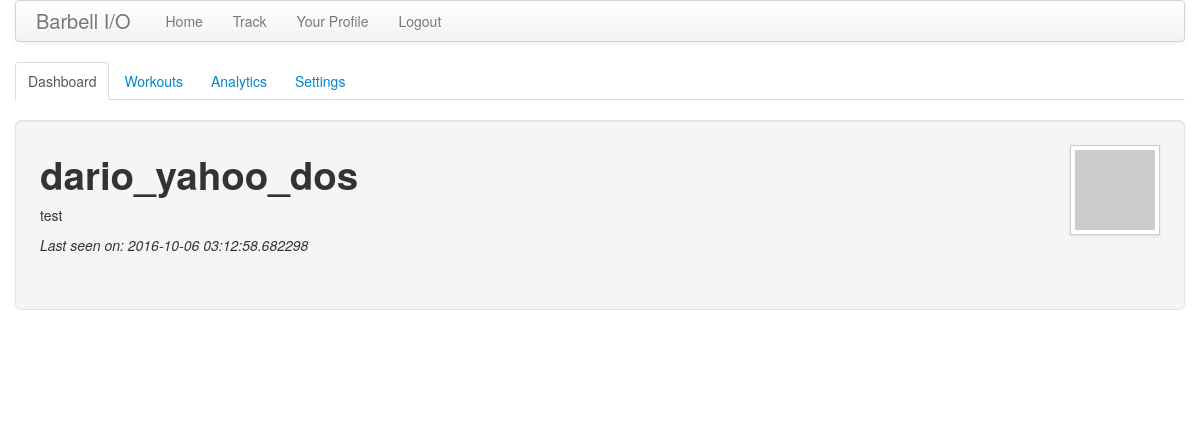
The app's page /user/dario_yahoo_dos/home (signed in), older data.
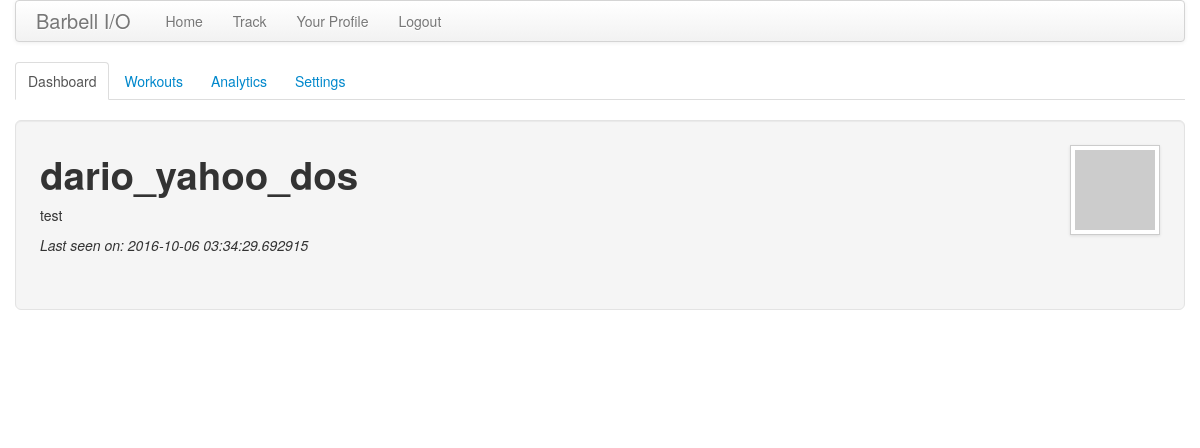
The same page, newer data.
### app/models.py (models this page shows, shortened)
class User(db.Model):
    id = db.Column(db.Integer, primary_key=True)
    uid = db.Column(db.String, unique=True)
    username = db.Column(db.String(64), index=True, unique=True)
    email = db.Column(db.String(120), index=True, unique=True)
    about_me = db.Column(db.String(140))
    last_seen = db.Column(db.DateTime)
    units = db.Column(db.String) # TODO: len
    sex = db.Column(db.String)   # TODO: len
    posts = db.relationship('Post', backref='author', lazy='dynamic')
    lifts = db.relationship('LiftEntry', backref='lifter', lazy='dynamic')
    def avatar(self, size):
        return 'http://www.gravatar.com/avatar/%s?d=mm&s=%d' % (md5(self.email.encode('utf-8')).hexdigest(), size)
    @property
    def is_authenticated(self):
        return True
    def __repr__(self):
        return '<User %r>' % (self.username)

### app/views.py (the view)
@app.route('/user/<username>')
@app.route('/user/<username>/home')
@login_required
def user_home(username):
    user = User.query.filter_by(username=username).first()
    if user == None:
        flash('User %s not found.' % username)
        return redirect(url_for('index'))
    lifts = user.lifts
    units = user.units
    charts = []
    for idx, lift_choice in enumerate(lift_choices):
        cur_lift = lifts.filter_by(lift=lift_choice)
        if cur_lift.count() > 0:
            cur_chart = {}
            cur_chart['chartID'] = 'chart' + str(idx)
            cur_chart['chart'] = {"renderTo": 'chartID_' + str(idx), "type": 'spline'}
            cur_chart['series'] = [{"name": 'Weight', "data": [lift.weight for lift in cur_lift]}]
            cur_chart['chartTitle'] = {"text": lift_choice}
            cur_chart['xAxis'] = {"categories": [str(i) for i in range(cur_lift.count())]}
            cur_chart['yAxis'] = {"title": {"text": 'Weight in ' + units}}
            cur_chart['plotOptions'] = {}
            charts.append(cur_chart)
    return render_template('user_home.html',
                           title='Your Profile',
                           user=user,
                           charts=charts)

### app/views.py (called while the page is built)
@app.before_request
def before_request():
    g.user = current_user
    print('Current user: ' + str(g.user))
    if g.user.is_authenticated:
        g.user.last_seen = datetime.utcnow()
        db.session.add(g.user)
        db.session.commit()

@lm.user_loader
def load_user(id):
    return User.query.get(int(id))

### app/templates/user_home.html (shortened to what this page needs)
{% extends "user_nav.html" %}
{% set active_page = "dashboard" %}
{% block user_content %}
<div class="well well-large" style="height: 140px;">
    <div class="pull-right">
        <img src="{{user.avatar(128)}}" class="img-polaroid">
    </div>
    <h1>{{user.username}}</h1>
    {% if user.about_me %}<p>{{user.about_me}}</p>{% endif %}
    {% if user.last_seen %}<p><em>Last seen on: {{user.last_seen}}</em></p>{% endif %}
</div>
{% for chart in charts %}
    <div class="row-fluid">
    <div class = "span10 offset1">
    </div>
    </div>
{% endfor %}
{% endblock %}

Row changes from the older to the newer data that the page shows:
changed User "dario_yahoo_dos": last_seen "2016-10-06 03:12:58.682298" → "2016-10-06 03:34:29.692915"
